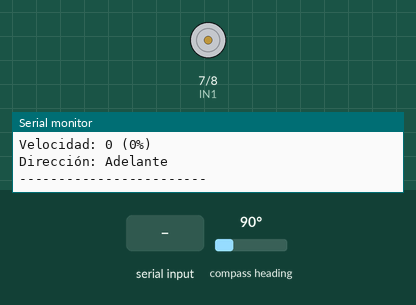
Simulated run of this sketch. Board: Arduino Uno, built with avr-gcc and run on an emulated ATmega328P. Parts: motor-driver pin pairs drawn as motors (green arrow = first pin HIGH = forward, orange = second pin HIGH = backward, longer = more drive, scaled by the enable pin), the last lines printed to the serial monitor. Wiring (inferred from the names in the program): AS5600 angle sensor at I2C address 0x36. The test bench sets the inputs (shaded band); at power-on: compass heading 90°.

Above: at 1.3 s.
1.4 s: "+" received over Serial
At 2.4 s:
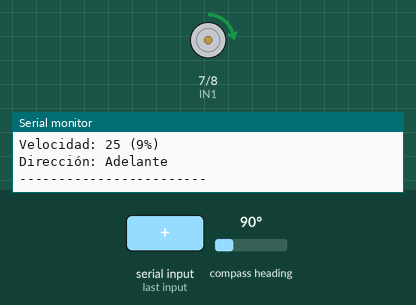
2.9 s: "3" received over Serial
At 3.6 s:
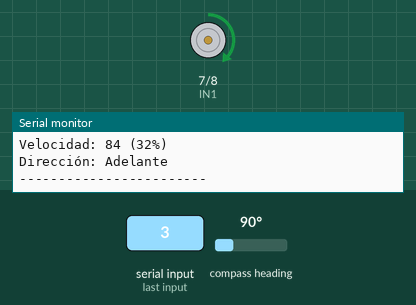
4.4 s: "d90\n" received over Serial
At 5.6 s:
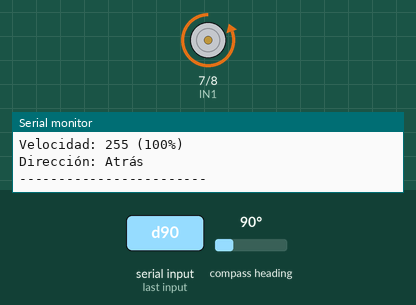
5.9 s: "d,45\n" received over Serial
At 7.1 s:
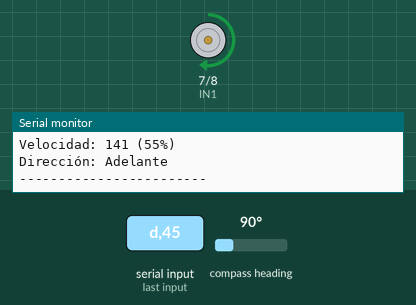
7.4 s: "d" received over Serial
At 8.2 s:
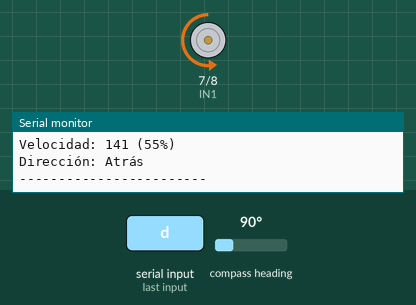
8.9 s: "1" received over Serial
At 9.3 s:
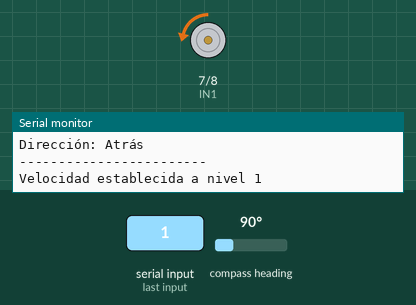
Timing chart, 0 to 11.4 s (numbered marks = the images above; inputs shaded):
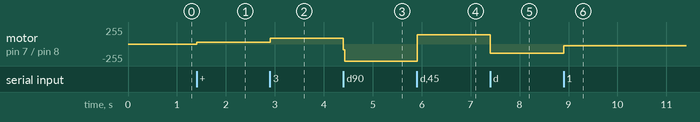

Measured:
- after the input at 1.4 s, motor on pin 7 (IN1) / pin 8 (IN2): stopped → forward 25/255 at once
- after the input at 2.9 s, motor on pin 7 (IN1) / pin 8 (IN2): forward 25/255 → forward 84/255 at once
- after the input at 4.4 s, motor on pin 7 (IN1) / pin 8 (IN2): forward 84/255 → backward 255/255 at once
- after the input at 5.9 s, motor on pin 7 (IN1) / pin 8 (IN2): backward 255/255 → forward 141/255 at once
- after the input at 7.4 s, motor on pin 7 (IN1) / pin 8 (IN2): forward 141/255 → backward 141/255 at once
- after the input at 8.9 s, motor on pin 7 (IN1) / pin 8 (IN2): backward 141/255 → backward 28/255 at once

The sketch:

Control_Motor_AS5600.ino
```cpp
/*
 * Control de Motor F1607 con L298N y lectura de ángulo con AS5600
 *
 * Componentes:
 * - Arduino (Uno, Nano, Mega, etc.)
 * - Driver L298N
 * - Sensor AS5600 (magnético de ángulo)
 * - Micro motor F1607
 *
 * Conexiones:
 *
 * === L298N al Arduino ===
 * ENA  -> Pin 9 (PWM)
 * IN1  -> Pin 7
 * IN2  -> Pin 8
 * GND  -> GND Arduino
 * +12V -> Fuente externa 12V
 * +5V  -> No conectar (usa el regulador interno del L298N si lo necesitas)
 *
 * === L298N al Motor F1607 ===
 * OUT1 -> Terminal positiva del motor
 * OUT2 -> Terminal negativa del motor
 *
 * === AS5600 al Arduino ===
 * VCC  -> 5V Arduino
 * GND  -> GND Arduino
 * SDA  -> A4 (Arduino Uno/Nano) o Pin 20 (Mega)
 * SCL  -> A5 (Arduino Uno/Nano) o Pin 21 (Mega)
 *
 * === Notas importantes ===
 * - El AS5600 requiere un imán diametral colocado sobre el eje del motor
 * - La distancia entre el sensor y el imán debe ser de 0.5-3mm
 * - Asegúrate de conectar una fuente externa para el L298N (6-12V)
 * - El jumper ENA debe estar removido para control PWM
 */

#include <Wire.h>

// Pines del L298N
const int ENA = 9;   // PWM para velocidad
const int IN1 = 7;   // Control dirección
const int IN2 = 8;   // Control dirección

// Dirección I2C del AS5600
const int AS5600_ADDRESS = 0x36;

// Registros del AS5600
const int ANGLE_HIGH = 0x0E;  // Registro alto del ángulo
const int ANGLE_LOW = 0x0F;   // Registro bajo del ángulo

// Variables globales
int velocidad = 0;
int direccion = 1; // 1 = adelante, -1 = atrás
float angulo = 0.0;

void setup() {
  // Inicializar comunicación serial
  Serial.begin(9600);

  // Configurar pines del L298N
  pinMode(ENA, OUTPUT);
  pinMode(IN1, OUTPUT);
  pinMode(IN2, OUTPUT);

  // Inicializar I2C para AS5600
  Wire.begin();

  // Estado inicial: motor detenido
  detenerMotor();

  Serial.println("=== Sistema Iniciado ===");
  Serial.println("Comandos disponibles:");
  Serial.println("+ : Aumentar velocidad");
  Serial.println("- : Disminuir velocidad");
  Serial.println("d : Cambiar dirección");
  Serial.println("s : Detener motor");
  Serial.println("1-9: Velocidad directa (10%-90%)");
  Serial.println("=======================");
}

void loop() {
  // Leer ángulo del AS5600
  angulo = leerAngulo();

  // Mostrar información cada 500ms
  static unsigned long ultimoTiempo = 0;
  if (millis() - ultimoTiempo >= 500) {
    mostrarEstado();
    ultimoTiempo = millis();
  }

  // Procesar comandos del puerto serial
  if (Serial.available() > 0) {
    char comando = Serial.read();
    procesarComando(comando);
  }
}

// Función para leer el ángulo del AS5600
float leerAngulo() {
  Wire.beginTransmission(AS5600_ADDRESS);
  Wire.write(ANGLE_HIGH);
  Wire.endTransmission();

  Wire.requestFrom(AS5600_ADDRESS, 2);

  if (Wire.available() == 2) {
    int highByte = Wire.read();
    int lowByte = Wire.read();

    // Combinar bytes (resolución de 12 bits)
    int rawAngle = (highByte << 8) | lowByte;

    // Convertir a grados (0-360)
    float angle = rawAngle * 0.087890625; // 360/4096

    return angle;
  }

  return -1; // Error en lectura
}

// Función para procesar comandos
void procesarComando(char cmd) {
  switch (cmd) {
    case '+':
      velocidad += 25;
      if (velocidad > 255) velocidad = 255;
      aplicarVelocidad();
      Serial.print("Velocidad aumentada: ");
      Serial.println(velocidad);
      break;

    case '-':
      velocidad -= 25;
      if (velocidad < 0) velocidad = 0;
      aplicarVelocidad();
      Serial.print("Velocidad reducida: ");
      Serial.println(velocidad);
      break;

    case 'd':
      direccion *= -1;
      aplicarVelocidad();
      Serial.print("Dirección cambiada: ");
      Serial.println(direccion == 1 ? "Adelante" : "Atrás");
      break;

    case 's':
      velocidad = 0;
      detenerMotor();
      Serial.println("Motor detenido");
      break;

    case '1': case '2': case '3': case '4': case '5':
    case '6': case '7': case '8': case '9':
      int nivel = cmd - '0';
      velocidad = map(nivel, 1, 9, 28, 255); // 10% a 100%
      aplicarVelocidad();
      Serial.print("Velocidad establecida a nivel ");
      Serial.println(nivel);
      break;
  }
}

// Función para aplicar velocidad y dirección
void aplicarVelocidad() {
  if (velocidad == 0) {
    detenerMotor();
    return;
  }

  analogWrite(ENA, velocidad);

  if (direccion == 1) {
    // Adelante
    digitalWrite(IN1, HIGH);
    digitalWrite(IN2, LOW);
  } else {
    // Atrás
    digitalWrite(IN1, LOW);
    digitalWrite(IN2, HIGH);
  }
}

// Función para detener el motor
void detenerMotor() {
  analogWrite(ENA, 0);
  digitalWrite(IN1, LOW);
  digitalWrite(IN2, LOW);
}

// Función para mostrar el estado actual
void mostrarEstado() {
  Serial.println("------------------------");
  Serial.print("Ángulo: ");
  Serial.print(angulo, 2);
  Serial.println("°");

  Serial.print("Velocidad: ");
  Serial.print(velocidad);
  Serial.print(" (");
  Serial.print(map(velocidad, 0, 255, 0, 100));
  Serial.println("%)");

  Serial.print("Dirección: ");
  Serial.println(direccion == 1 ? "Adelante" : "Atrás");
  Serial.println("------------------------");
}
```
